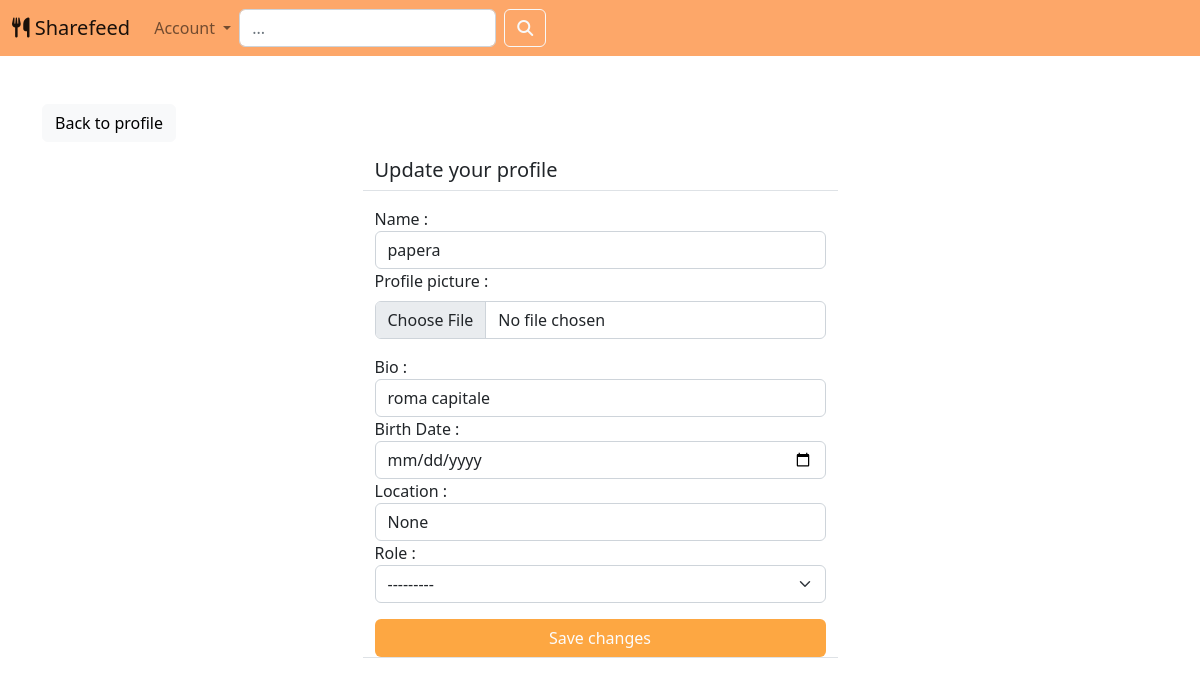
/socialPage/profile/edit/6/ (signed in), run on the app's committed database.
### socialPage/models.py (models this page shows)
class UserProfile(models.Model):
    ROLE_CHOICES = (
        ('Restaurateur', 'restaurateur'),
        ('Amateur chef', 'amateur chef'),
    )
    user = models.OneToOneField(User, primary_key=True, verbose_name='user', related_name='profile', on_delete=models.CASCADE)
    name = models.CharField(max_length=30, blank=True, null=True)
    bio = models.TextField(max_length=500, blank=True, null=True)
    birth_date = models.DateField(blank=True, null=True)
    location = models.CharField(max_length=100, blank=True, null=True)
    role = models.CharField(max_length=30, choices=ROLE_CHOICES, blank=True, null=True)
    picture = models.ImageField(upload_to='uploads/profile_pictures', default='uploads/profile_pictures/defaultProfile.jpg', blank=True, max_length=1000)
    followers = models.ManyToManyField(User, blank=True, related_name='followers')

### socialPage/views.py (the view, shortened to what this page needs)
# urls.py: path('profile/edit/<int:pk>/', ProfileEditView.as_view(), name='profile-edit'),
class ProfileEditView(LoginRequiredMixin, UserPassesTestMixin, UpdateView):
    model = UserProfile
    fields = ['name','bio','role','birth_date','location','picture']
    template_name = 'socialPage/profile_edit.html'
    def test_func(self):
        profile = self.get_object()
        return self.request.user == profile.user

### socialPage/templates/socialPage/profile_edit.html (shortened to what this page needs)
{% extends 'landing/base.html' %}
{% load crispy_forms_tags %}
{% block content %}
<div class="container">
    <div class="row mt-5">
        <div class="col-md-5 col-sm-6">
            <a href="{% url 'profile' object.pk %}" class="btn btn-light">Back to profile</a>
        </div>
    </div>
    <div class="row justify-content-center mt-3">
        <div class="col-md-5 col-sm-12 border-bottom">
            <h5>Update your profile</h5>
        </div>
    </div>
    <div class="row justify-content-center mt-3 mb-5">
        <div class="col-md-5 col-sm-12 border-bottom">
            <form method="POST" enctype="multipart/form-data">
                <div class="form-group">
                    <label for="id_name">Name : </label>
                    <input type="text" class="form-control" id="id_name" name="name" value="{{ form.name.value }}">
                </div>
                <div class="form-group mb-3">
                    <label for="id_picture" class="form-label">Profile picture :</label>
                    <input type="file" class="form-control" id="id_picture" name="image" value="{{ form.image.value }}">
                </div>
                <div class="form-group">
                    <label for="id_bio">Bio : </label>
                    <input type="text" class="form-control" id="id_bio" name="bio" value="{{ form.bio.value }}">
                </div>
                <div class="form-group">
                    <label for="id_birth_date">Birth Date : </label>
                    <input type="date" class="form-control" id="id_birth_date" name="birth_date" value="{{ form.birth_date.value }}">
                </div>
                <div class="form-group">
                    <label for="id_location">Location : </label>
                    <input type="text" class="form-control" id="id_location" name="location" value="{{ form.location.value }}">
                </div>
                <div class="form-group">
                    <label for="id_role">Role : </label>
                    <select class="form-select" id="id_role" name="role">
                    {% for key, value in form.role.field.choices %}
                        <option value="{{ key }}" {% if key == form.role.value %} selected {% endif %}> {{ value }} </option>
                    {% endfor %}
                    </select>
                </div>
                <div class="form-group d-grid gap-2">
                    <button class="btn mt-3" style="background-color: #fda742; color: #fcfcfc"> Save changes </button>
                </div>
            </form>
        </div>
    </div>
</div>
{% endblock content %}

### data on the page
UserProfile: name "papera", bio "roma capitale", location "None"

### other printed values
form field role "---------"
